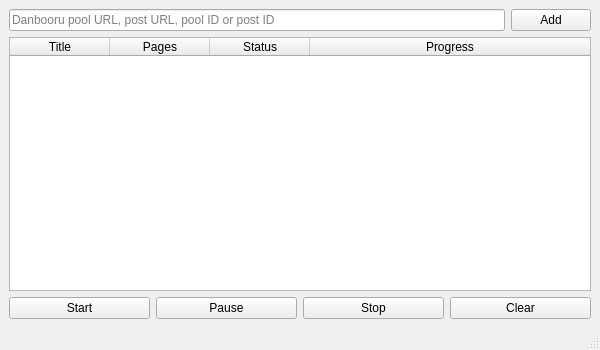
<?xml version="1.0" encoding="UTF-8"?>
<ui version="4.0">
 <class>DownloadWindow</class>
 <widget class="QMainWindow" name="DownloadWindow">
  <property name="geometry">
   <rect>
    <x>0</x>
    <y>0</y>
    <width>600</width>
    <height>350</height>
   </rect>
  </property>
  <property name="minimumSize">
   <size>
    <width>475</width>
    <height>300</height>
   </size>
  </property>
  <property name="windowTitle">
   <string>Downloader</string>
  </property>
  <widget class="QWidget" name="centralwidget">
   <layout class="QVBoxLayout" name="verticalLayout">
    <item>
     <widget class="QWidget" name="widget_2" native="true">
      <property name="minimumSize">
       <size>
        <width>0</width>
        <height>10</height>
       </size>
      </property>
      <layout class="QHBoxLayout" name="horizontalLayout_2">
       <property name="spacing">
        <number>6</number>
       </property>
       <property name="leftMargin">
        <number>0</number>
       </property>
       <property name="topMargin">
        <number>0</number>
       </property>
       <property name="rightMargin">
        <number>0</number>
       </property>
       <property name="bottomMargin">
        <number>0</number>
       </property>
       <item>
        <widget class="QLineEdit" name="lineUrl">
         <property name="text">
          <string/>
         </property>
         <property name="placeholderText">
          <string>Danbooru pool URL, post URL, pool ID or post ID</string>
         </property>
        </widget>
       </item>
       <item>
        <widget class="QPushButton" name="buttonAdd">
         <property name="text">
          <string>Add</string>
         </property>
        </widget>
       </item>
      </layout>
     </widget>
    </item>
    <item>
     <widget class="QTableWidget" name="tableDownload">
      <property name="rowCount">
       <number>0</number>
      </property>
      <property name="columnCount">
       <number>4</number>
      </property>
      <attribute name="horizontalHeaderStretchLastSection">
       <bool>true</bool>
      </attribute>
      <attribute name="verticalHeaderVisible">
       <bool>false</bool>
      </attribute>
      <column>
       <property name="text">
        <string>Title</string>
       </property>
       <property name="textAlignment">
        <set>AlignCenter</set>
       </property>
      </column>
      <column>
       <property name="text">
        <string>Pages</string>
       </property>
       <property name="textAlignment">
        <set>AlignCenter</set>
       </property>
      </column>
      <column>
       <property name="text">
        <string>Status</string>
       </property>
       <property name="textAlignment">
        <set>AlignCenter</set>
       </property>
      </column>
      <column>
       <property name="text">
        <string>Progress</string>
       </property>
       <property name="textAlignment">
        <set>AlignCenter</set>
       </property>
      </column>
     </widget>
    </item>
    <item>
     <widget class="QWidget" name="widget" native="true">
      <property name="minimumSize">
       <size>
        <width>0</width>
        <height>10</height>
       </size>
      </property>
      <layout class="QHBoxLayout" name="horizontalLayout">
       <property name="spacing">
        <number>6</number>
       </property>
       <property name="leftMargin">
        <number>0</number>
       </property>
       <property name="topMargin">
        <number>0</number>
       </property>
       <property name="rightMargin">
        <number>0</number>
       </property>
       <property name="bottomMargin">
        <number>0</number>
       </property>
       <item>
        <widget class="QPushButton" name="buttonStart">
         <property name="whatsThis">
          <string>Start the first download in the list and queue the rest.</string>
         </property>
         <property name="text">
          <string>Start</string>
         </property>
        </widget>
       </item>
       <item>
        <widget class="QPushButton" name="buttonPause">
         <property name="whatsThis">
          <string>Pause the running download if any.</string>
         </property>
         <property name="text">
          <string>Pause</string>
         </property>
        </widget>
       </item>
       <item>
        <widget class="QPushButton" name="buttonStop">
         <property name="whatsThis">
          <string>Stop the running download if any and dequeue the rest.</string>
         </property>
         <property name="text">
          <string>Stop</string>
         </property>
        </widget>
       </item>
       <item>
        <widget class="QPushButton" name="buttonClear">
         <property name="whatsThis">
          <string>Empty the download list.</string>
         </property>
         <property name="text">
          <string>Clear</string>
         </property>
        </widget>
       </item>
      </layout>
     </widget>
    </item>
   </layout>
  </widget>
  <widget class="QStatusBar" name="statusbar"/>
 </widget>
 <resources/>
 <connections/>
</ui>
